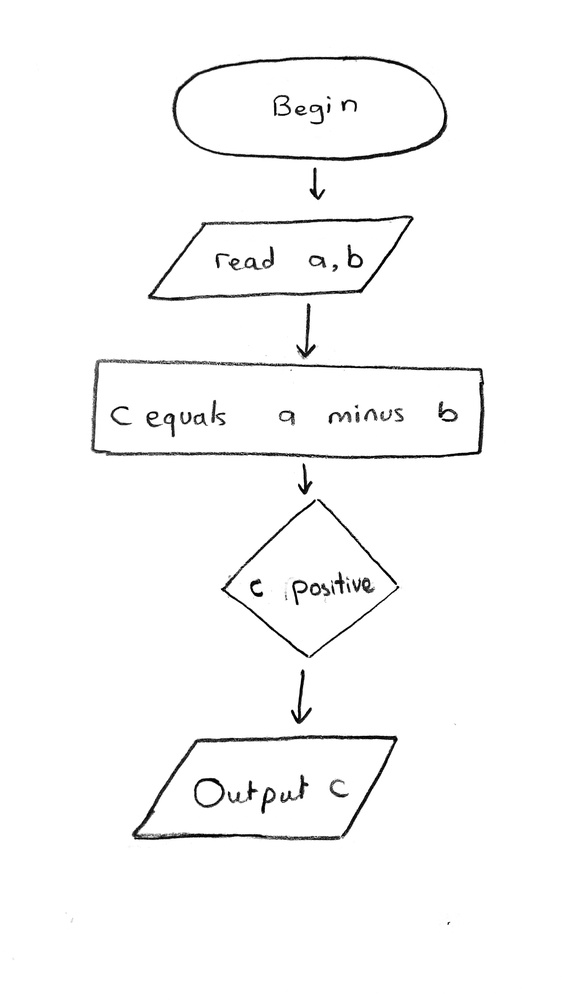
#> input picture input.jpg, 562 x 1000 px, shrunk from 2160 x 3840 before the run
$ python flowchart_generator.py   (older library calls are emulated)
#> lines starting #> are read from the running program, lines starting #| are printed output that depends on the picture; after the words box and inside, x2 and y2 are one past the last pixel; in counts of white or black regions, pixels touching at a corner belong together
#> further down, img is the input picture: shape (1000, 562, 3); min 0, max 255, mean 249.4
# import the required packages
import imutils
import cv2
import matplotlib.pyplot as plt
import numpy as np
from PIL import Image
import pytesseract

thickness = 10

#to extract text from image
def extract_text(image,imagename):#variable , name of file
    pytesseract.pytesseract.tesseract_cmd = 'D:/new C/Tesseract-OCR/tesseract'
    # load the image and convert it to grayscale
    cv2.imwrite(imagename,image)
    gray = cv2.cvtColor(image, cv2.COLOR_BGR2GRAY)
    gray = cv2.medianBlur(gray, 3)
    # write the grayscale image to disk as a temporary file so we can apply OCR to it
    cv2.imwrite("ocr_gray.jpg", gray)
    # load the image as a PIL/Pillow image, apply OCR, and then delete the temporary file
    text = pytesseract.image_to_string(Image.open(imagename))
    #print(text)
    return text
#for identifying shapes
class ShapeDetector:
    def __init__(self):
        pass

    def detect(self, c):
        # initialize the shape name and approximate the contour
        shape = "unidentified"
        peri = cv2.arcLength(c, True)
        approx = cv2.approxPolyDP(c, 0.04 * peri, True)
        area = cv2.contourArea(c)
        # compute the bounding box of the contour and use the
        # bounding box to compute the aspect ratio
        (x, y, w, h) = cv2.boundingRect(approx)
        ar = w / float(h)#aspect ratio
        (z,v),(MA,ma),angle = cv2.fitEllipse(c)
        if ar*50 < 50:
            shape = "arrow"
        else:

            # if the shape is a triangle, it will have 3 vertices
            if len(approx) == 3:
                shape = "triangle"

            # if the shape has 4 vertices, it is either a square or
            # a rectangle
            elif len(approx) == 4:
                if (int(angle) >= 0 and int(angle) <=70 )or ar<=1.5:#Diamond
                    shape = "Diamond"
                elif int(angle) > 70 and int(angle) <=85:#parallelogram
                    shape = "parallelogram"
                else :#normal square or rect
                    # a square will have an aspect ratio that is approximately
                    # equal to one, otherwise, the shape is a rectangle
                    shape = "square" if ar >= 0.95 and ar <= 1.05 else "rectangle"

            # if the shape is a pentagon, it will have 5 vertices
            elif len(approx) == 5:
                shape = "pentagon"

            # otherwise, we assume the shape is a circle or ellipse
            else:
                #if aspect ratio > 1 then ellipse
                if ar > 1.05 :
                    shape = "ellipse"
                else:
                    a = np.pi *( (w/2)**2)
                    shape = "circle"

        # return the name of the shape
        return shape
#to turn image that was read using openCv (bgr) to (rgb)
def cv2mat(imagename , imagevar):
    cv2.imwrite(imagename,imagevar)
    bgr_img = cv2.imread(imagename)  #reading image using openCV
    b,g,r = cv2.split(bgr_img)       # get b,g,r
    rgb_img = cv2.merge([r,g,b])     # switch it to rgb
    #plt.imshow(rgb_img)
    return rgb_img

#to show images on console
def show_images(images, cols = 1, titles = None):
    """Display a list of images in a single figure with matplotlib.

    Parameters
    ---------
    images: List of np.arrays compatible with plt.imshow.

    cols (Default = 1): Number of columns in figure (number of rows is
                        set to np.ceil(n_images/float(cols))).

    titles: List of titles corresponding to each image. Must have
            the same length as titles.
    """
    assert((titles is None)or (len(images) == len(titles)))
    n_images = len(images)
    if titles is None: titles = ['Image (%d)' % i for i in range(1,n_images + 1)]
    fig = plt.figure()
    for n, (image, title) in enumerate(zip(images, titles)):
        a = fig.add_subplot(cols, np.ceil(n_images/float(cols)), n + 1)
        if image.ndim == 2:
            plt.gray()
        plt.imshow(image)
        a.set_title(title)
    fig.set_size_inches(np.array(3*fig.get_size_inches()) * n_images)
    plt.show()

#turn drawn flowchart to digital version
def flowchart(image,outputname):
#> called with outputname = 'output.jpg'
    white = 255*np.ones_like(image)
    white2 = image.copy()
    blurred = cv2.GaussianBlur(image, (5,5), 0)
    #resize the image
    resized = imutils.resize(blurred,width = 2* image.shape[1])
    ratio = image.shape[0] / float(resized.shape[0])
#> ratio = 0.5
    # convert the resized image to grayscale
    gray = cv2.cvtColor(resized, cv2.COLOR_BGR2GRAY)

    #histogram eq
    clahe = cv2.createCLAHE(clipLimit=4.0, tileGridSize=(4,4))
    equ = clahe.apply(gray)
    equ2 = cv2.fastNlMeansDenoising(equ,None,270,7,21)
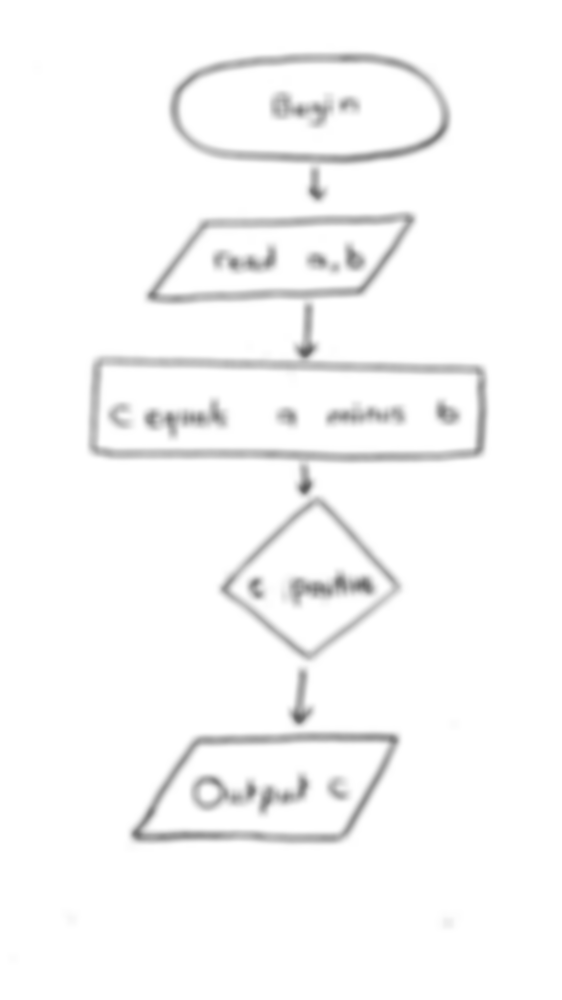
#> equ2: shape (2000, 1124) (shown at 1/2 size); min 90, max 255, mean 248.6

    # Otsu's thresholding
    blur = cv2.GaussianBlur(equ2,(25,25),0)
    ret3,th3 = cv2.threshold(blur,10,100,cv2.THRESH_BINARY+cv2.THRESH_OTSU)
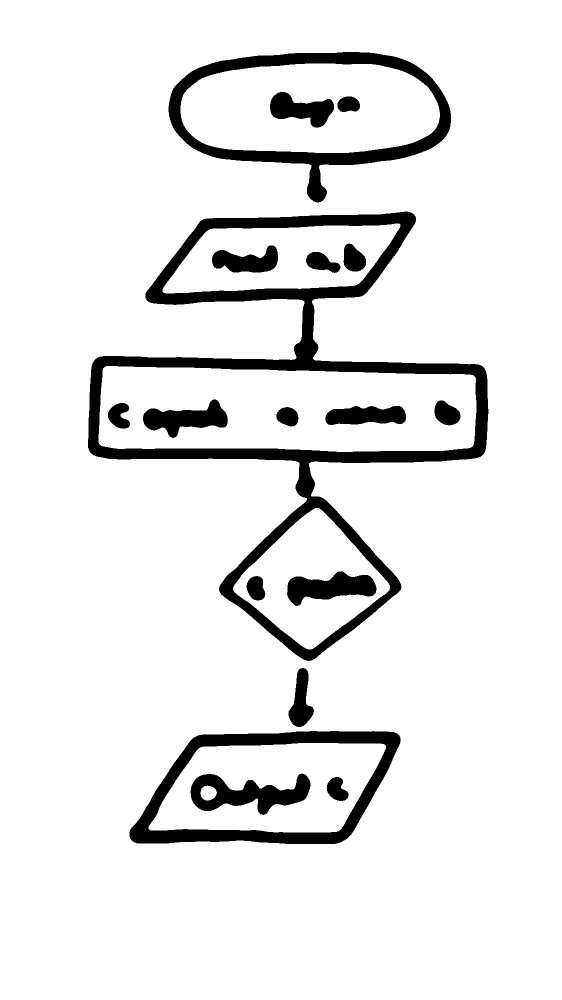
#> th3: shape (2000, 1124) (shown at 1/2 size); values 0 (black) and 100 (white), 91% white; 18 black regions, largest, box (x1, y1, x2, y2) and area: (176, 423, 977, 1322) 89112, (337, 104, 902, 405) 30198, (259, 1462, 801, 1688) 29256
#> ret3 = 224

    #detect edges
    edge = cv2.Canny(th3,0,255,apertureSize = 3)
#> edge: shape (2000, 1124); 0.82% white in thin lines or dots, all inside (x1, y1, x2, y2) = (175, 103, 977, 1688)

    #opening image for less noise
    blurred = cv2.GaussianBlur(edge, (9,9), 0)
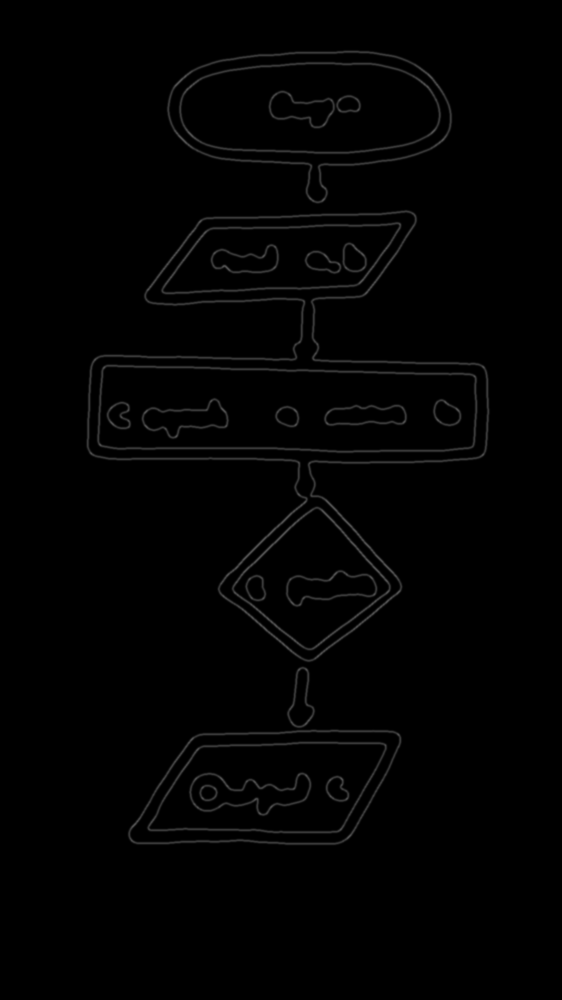
#> blurred: shape (2000, 1124) (shown at 1/2 size); min 0, max 83, mean 2.1
    kernel = np.ones((3,3),np.uint8)
    MORPH_OPEN = cv2.morphologyEx(blurred, cv2.MORPH_OPEN, kernel)

    # find contours in the thresholded image and initialize the
    # shape detector
    cnts = cv2.findContours(MORPH_OPEN.copy(), cv2.RETR_EXTERNAL,
    	cv2.CHAIN_APPROX_SIMPLE)
#> cnts = 3 contours; box (x1, y1, x2, y2) and area: (171, 418, 981, 1326) 324424, (332, 99, 906, 409) 115816, (254, 1331, 805, 1692) 106219
    cnts = cnts[0] if imutils.is_cv2() else cnts[1]
    sd = ShapeDetector()

    # loop over the contours
    for c in cnts:
        # compute the center of the contour, then detect the name of the
        # shape using only the contour
        area = cv2.contourArea(c)
#> area = 106219
        (z,q),(MA,ma),angle = cv2.fitEllipse(c)
#> z = 538.1; q = 1570.1; MA = 330.2; ma = 533.1; angle = 65.26
        peri = cv2.arcLength(c, True)
#> peri = 1710.9
        approx = cv2.approxPolyDP(c, 0.04 * peri, True)
#> approx = [[804, 1472], [605, 1458], [599, 1332], [592, 1457], [384, 1471], [255, 1677], [684, 1688]]
        # (x,y) be the top-left coordinate of the rectangle and (w,h) be its width and height.
        (x, y, w, h) = cv2.boundingRect(approx)
#> x = 255; y = 1332; w = 550; h = 357
        x = int(x*ratio)
#> x = 127
        y = int(y*ratio)
#> y = 666
        w = int(w*ratio)
#> w = 275
        h = int(h*ratio)
#> h = 178
        a = int((h/2)*1)
#> a = 89
        if ( int(ma) < int(0.5*resized.shape[0]) & int(MA) < int(0.5*resized.shape[1]) )or area > 0.001*(image.shape[0]*image.shape[1]):
            M = cv2.moments(c)
#> M = moments, m00 106219, centre m10/m00, m01/m00 = (539.3, 1567.9)
            cX = int((M["m10"] / (M["m00"]) )* ratio)
#> cX = 269
            cY = int((M["m01"] / (M["m00"])) * ratio)
#> cY = 783
            shape = sd.detect(c)
#> in detect, `peri = cv2.arcLength(c, True)`: peri = 1710.9
#> in detect, `area = cv2.contourArea(c)`: area = 106219
#> in detect, `(x, y, w, h) = cv2.boundingRect(approx)`: x = 255; y = 1332; w = 550; h = 357
#> in detect, `ar = w / float(h)#aspect ratio`: ar = 1.54
#> in detect, `(z,v),(MA,ma),angle = cv2.fitEllipse(c)`: z = 538.1; v = 1570.1; MA = 330.2; ma = 533.1; angle = 65.26
#> shape = 'ellipse'
#            print(shape)
        	# multiply the contour (x, y)-coordinates by the resize ratio,
        	# then draw the contours and the name of the  shape on the image
            c = c.astype("float")
#> c = 512 rows, first 8: [602, 1331], [601, 1332], [599, 1332], [598, 1333], [597, 1333], [592, 1338], [592, 1339], [591, 1340]
            c *= ratio
#> c = 512 rows, first 8: [301, 665.5], [300.5, 666], [299.5, 666], [299, 666.5], [298.5, 666.5], [296, 669], [296, 669.5], [295.5, 670]
            c = c.astype("int")
#> c = 512 rows, first 8: [301, 665], [300, 666], [299, 666], [299, 666], [298, 666], [296, 669], [296, 669], [295, 670]
            cv2.drawContours(image, [c], -1, (0, 255, 0), 2)
            cv2.putText(image, shape, (cX+int(w/2), cY), cv2.FONT_HERSHEY_SIMPLEX,3, (0, 0, 0), 5)
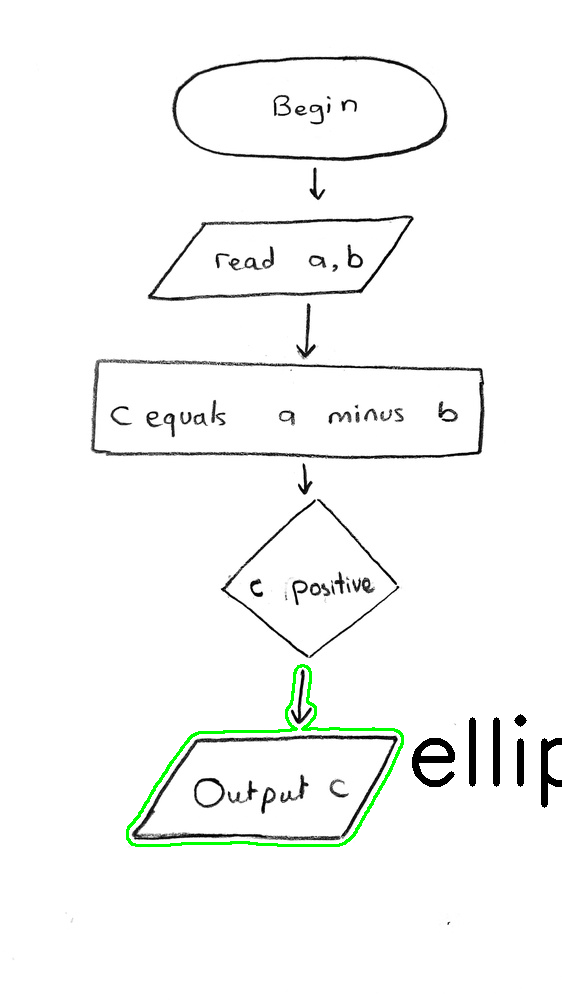
#> image: shape (1000, 562, 3); mean B, G, R 246.8, 248, 246.8
            cropped = white2[y:y+h, x:x+w]
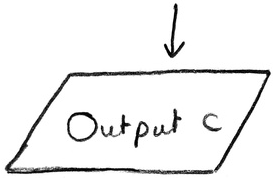
#> cropped: shape (178, 275, 3); min 0, max 255, mean 239.9
#            print(extract_text(cropped,'cropped.jpg'))
            cv2.putText(white, extract_text(cropped,'cropped.jpg'), (cX-int(w/4), cY), cv2.FONT_HERSHEY_SIMPLEX,2, (0, 0, 255), 3)
#> (the call stopped at in extract_text, `text = pytesseract.image_to_string(Image.open(imagename))`: pytesseract is not available in this run)
#> white: shape (1000, 562, 3); every value is 255
            if shape == "rectangle":
                #(x,y) top left corner , (x+w,y+h) bottom right corner
                draw = cv2.rectangle(white,(x,y),(x+w,y+h),(255,0,0),thickness)
            elif shape == "Diamond":
                pts = np.array([[cX,cY-int(h/2)],[cX+int(w/2),cY],[cX,cY+int(h/2)],[cX-int(w/2),cY]], np.int32)
                pts = pts.reshape((-1,1,2))
                draw = cv2.polylines(white,[pts],True,(255,0,0),thickness)
            elif shape == "parallelogram":
                pts = np.array([[int(cX-(w/2)+a),int(cY-(h/2))],[int(cX+(w/2)+a),int(cY-(h/2))],[int(cX+(w/2)-a),int(cY+(h/2))],[int(cX-(w/2)-a),int(cY+(h/2))]], np.int32)
                pts = pts.reshape((-1,1,2))
                draw = cv2.polylines(white,[pts],True,(255,0,0),thickness)
            elif shape == "ellipse":
                # center location, (major axis length, minor axis length)
                #next angle , start angle,end angle ,color,thickness(when -1 fills ellipse)
                draw = cv2.ellipse(white,(cX,cY),(int(w/2),int(h/2)),0,0,360,255,thickness)
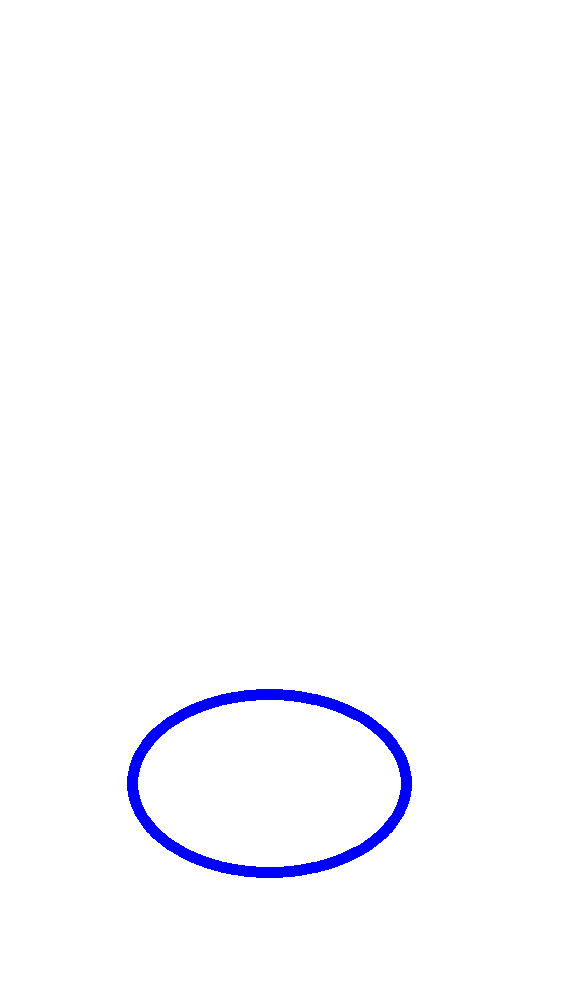
#> draw: shape (1000, 562, 3); mean B, G, R 255, 251.4, 251.4
            elif shape == "arrow":
                draw = cv2.line(white,(x,y+h),(x,y),(255,0,0),5)
                draw = cv2.line(white,(x,y+h),(x+int(h/6),y+h-int(h/6)),(255,0,0),thickness)
                draw = cv2.line(white,(x,y+h),(x-int(h/6),y+h-int(h/6)),(255,0,0),thickness)
            else:
                draw = cv2.rectangle(white,(x,y),(x+w,y+h),(255,0,0),thickness)
            	 #show the output image
    cv2.namedWindow('Image', cv2.WINDOW_NORMAL)
    cv2.imshow("Image", image)
    cv2.namedWindow('white', cv2.WINDOW_NORMAL)
    cv2.imshow("white", white)
    cv2.waitKey(0)
    cv2.destroyAllWindows()
    images = [cv2mat(outputname , image) ,cv2mat(outputname , white) ]
#> call 2 of cv2mat, with imagename = 'output.jpg'
#> in cv2mat (call 2), `b,g,r = cv2.split(bgr_img)`:
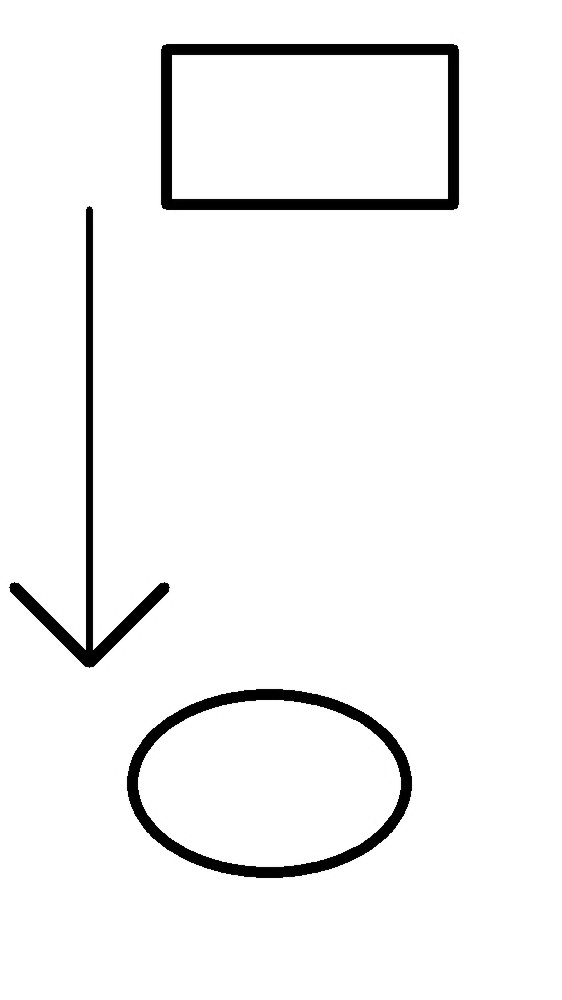
#> g: shape (1000, 562); min 0, max 255, mean 244.4
    show_images(images, cols = 2, titles = None)
#> in show_images, `n_images = len(images)`: n_images = 2
#> the loop in show_images, `for n, (image, title) in enumerate(zip(images, titles)):` made 1 pass
#> title on pass 1: 'Image (1)'


img = cv2.imread('input.jpg')
#> (the run stopped early here; a loop or call above may not have finished)
